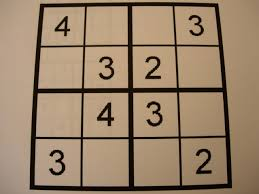
#> input picture 영상처리 튜토리얼/images/images.jpg, 259 x 194 px
$ python '32-1.허프변환.py'
#> lines starting #> are read from the running program, lines starting #| are printed output that depends on the picture; after the words box and inside, x2 and y2 are one past the last pixel; in counts of white or black regions, pixels touching at a corner belong together
import numpy as np
import cv2

def hough(thr):
#> called with thr = 140
    img = cv2.imread('images/images.jpg')
#> img is the input picture: shape (194, 259, 3); mean B, G, R 105.9, 130.5, 153.4
    imgray = cv2.cvtColor(img,cv2.COLOR_BGR2GRAY)
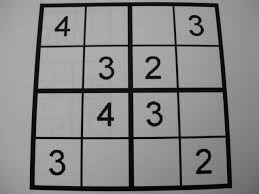
#> imgray: shape (194, 259); min 0, max 195, mean 134.5
    edges = cv2.Canny(imgray, 50, 150, apertureSize=3)
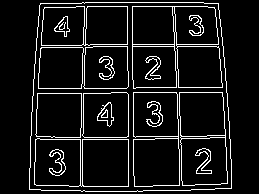
#> edges: shape (194, 259); 8.8% white in thin lines or dots, all inside (x1, y1, x2, y2) = (29, 2, 232, 192)

    lines = cv2.HoughLines(edges, 1, np.pi/180, thr)
#> lines = None

    for line in lines:
        r, theta = line[0]
        a = np.cos(theta)
        b = np.sin(theta)
        x0 = a*r
        y0 = b*r
        x1 = int(x0 + 1000*(-b))
        y1 = int(y0 + 1000*a)
        x2 = int(x0 - 1000*(-b))
        y2 = int(y0 - 1000*a)

        cv2.line(img, (x1, y1), (x2, y2), (0, 255, 0), 1)
#> this loop made 0 passes

    cv2.imshow('res', img)
    cv2.waitKey(0)
    cv2.destroyAllWindows()

#> (the run stopped early here; a loop or call above may not have finished)
